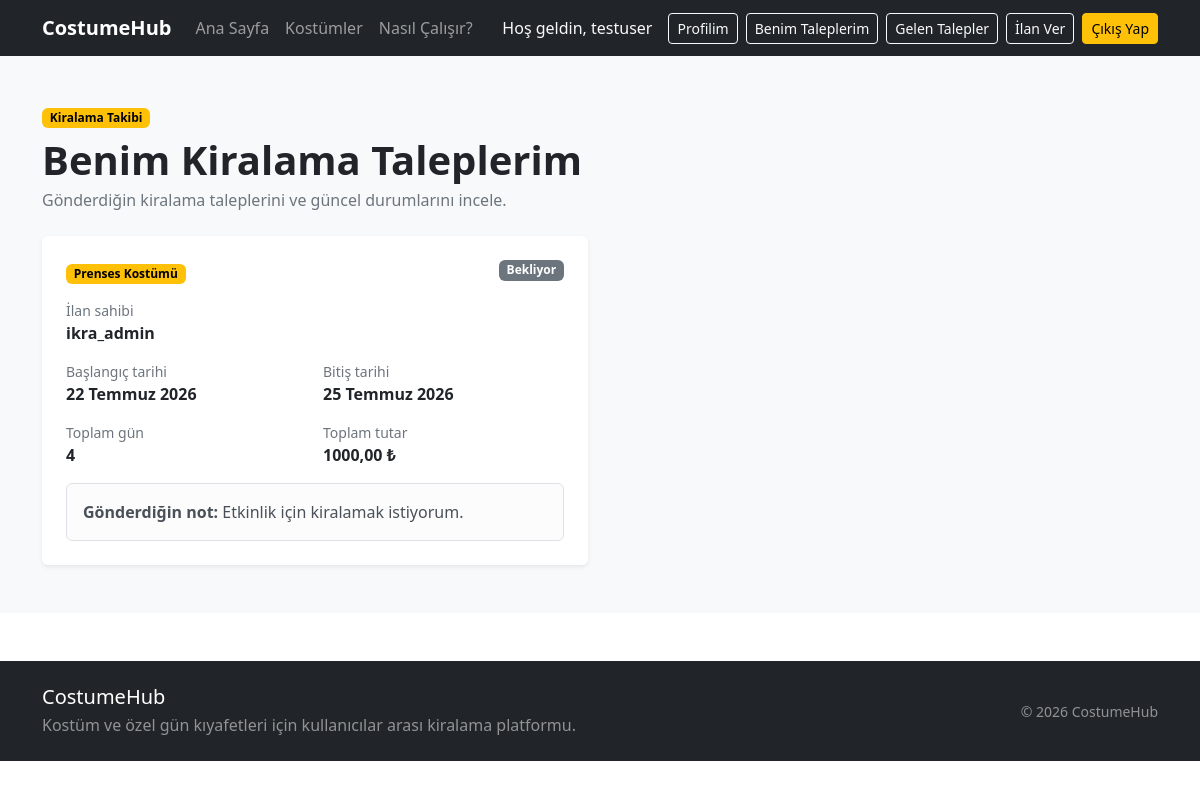
/kiralamalar/benim-taleplerim/ (signed in), run on an earlier commit of the app's database.
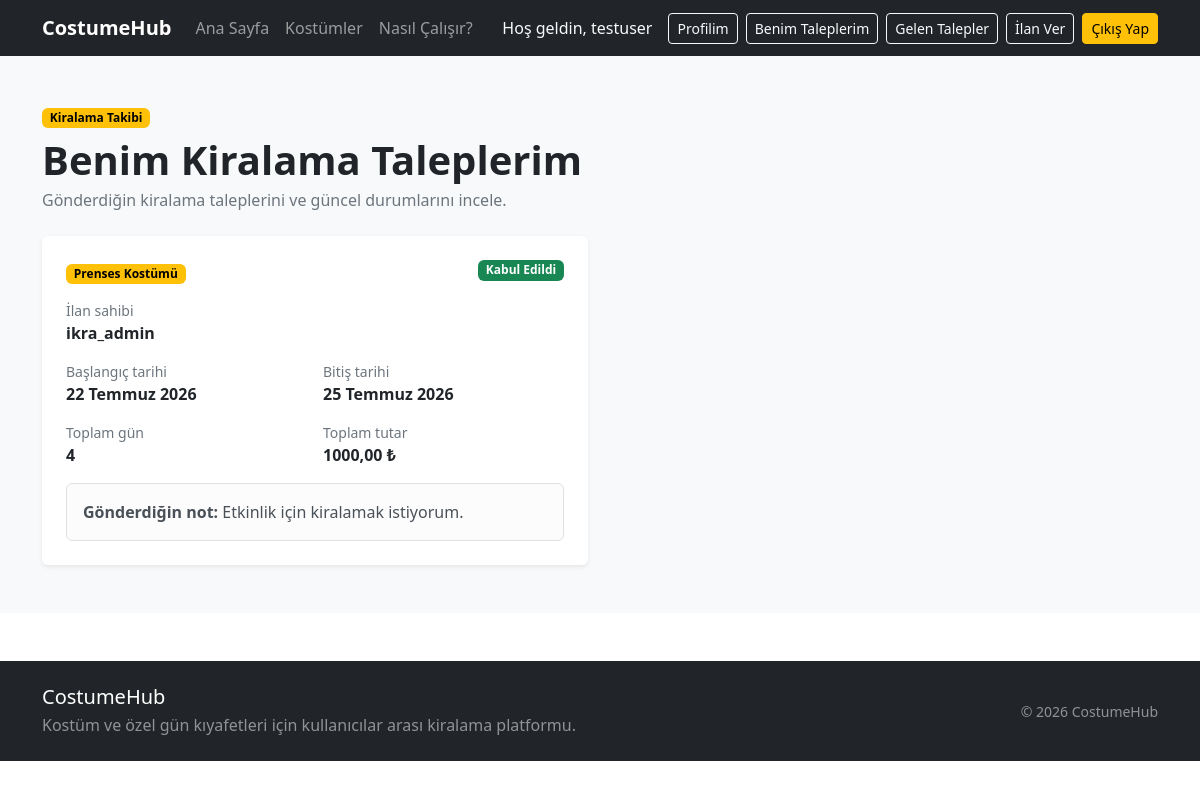
And on a later commit of the database.
### rentals/models.py (models this page shows, shortened)
class KiralamaTalebi(models.Model):
    DURUM_SECENEKLERI = [
        ("BEKLIYOR", "Bekliyor"),
        ("KABUL_EDILDI", "Kabul Edildi"),
        ("REDDEDILDI", "Reddedildi"),
        ("IPTAL_EDILDI", "İptal Edildi"),
        ("TAMAMLANDI", "Tamamlandı"),
    ]
    ilan = models.ForeignKey(
        "products.Ilan",
        on_delete=models.CASCADE,
        related_name="kiralama_talepleri",
        verbose_name="İlan",
    )
    kiraci = models.ForeignKey(
        settings.AUTH_USER_MODEL,
        on_delete=models.CASCADE,
        related_name="kiralama_talepleri",
        verbose_name="Kiracı",
    )
    baslangic_tarihi = models.DateField(
        verbose_name="Başlangıç tarihi",
    )
    bitis_tarihi = models.DateField(
        verbose_name="Bitiş tarihi",
    )
    toplam_gun = models.PositiveIntegerField(
        verbose_name="Toplam gün",
    )
    toplam_tutar = models.DecimalField(
        max_digits=10,
        decimal_places=2,
        verbose_name="Toplam tutar",
    )
    durum = models.CharField(
        max_length=20,
        choices=DURUM_SECENEKLERI,
        default="BEKLIYOR",
        verbose_name="Talep durumu",
    )
    not_metni = models.TextField(
        blank=True,
        verbose_name="Kiracı notu",
    )
    olusturulma_tarihi = models.DateTimeField(
        auto_now_add=True,
        verbose_name="Oluşturulma tarihi",
    )
    guncellenme_tarihi = models.DateTimeField(
        auto_now=True,
        verbose_name="Güncellenme tarihi",
    )
    class Meta:
        verbose_name = "Kiralama talebi"
        verbose_name_plural = "Kiralama talepleri"
        ordering = ["-olusturulma_tarihi"]

### products/models.py (models this page shows, shortened)
class Ilan(models.Model):
    BEDEN_SECENEKLERI = [
        ("XS", "XS"),
        ("S", "S"),
        ("M", "M"),
        ("L", "L"),
        ("XL", "XL"),
        ("XXL", "XXL"),
        ("STANDART", "Standart"),
    ]
    DURUM_SECENEKLERI = [
        ("TASLAK", "Taslak"),
        ("YAYINDA", "Yayında"),
        ("PASIF", "Pasif"),
    ]
    ilan_sahibi = models.ForeignKey(
        settings.AUTH_USER_MODEL,
        on_delete=models.CASCADE,
        related_name="ilanlar",
        verbose_name="İlan sahibi",
    )
    kategori = models.ForeignKey(
        Kategori,
        on_delete=models.PROTECT,
        related_name="ilanlar",
        verbose_name="Kategori",
    )
    baslik = models.CharField(
        max_length=150,
        verbose_name="İlan başlığı",
    )
    aciklama = models.TextField(
        max_length=2000,
        verbose_name="Açıklama",
    )
    fotograf = models.ImageField(
    upload_to="ilanlar/",
    blank=True,
    null=True,
    verbose_name="İlan fotoğrafı",
)
    beden = models.CharField(
        max_length=20,
        choices=BEDEN_SECENEKLERI,
        verbose_name="Beden",
    )
    renk = models.CharField(
        max_length=50,
        verbose_name="Renk",
    )
    gunluk_fiyat = models.DecimalField(
        max_digits=10,
        decimal_places=2,
        verbose_name="Günlük kiralama ücreti",
    )
    depozito = models.DecimalField(
        max_digits=10,
        decimal_places=2,
        default=0,
        verbose_name="Depozito",
    )
    sehir = models.CharField(
        max_length=50,
        verbose_name="Şehir",
    )
    durum = models.CharField(
        max_length=20,
        choices=DURUM_SECENEKLERI,
        default="YAYINDA",
        verbose_name="İlan durumu",
    )
    mevcut_mu = models.BooleanField(
        default=True,
        verbose_name="Kiralamaya uygun mu?",
    )
    olusturulma_tarihi = models.DateTimeField(
        auto_now_add=True,
    )
    guncellenme_tarihi = models.DateTimeField(
        auto_now=True,
    )
    class Meta:
        verbose_name = "İlan"
        verbose_name_plural = "İlanlar"
        ordering = ["-olusturulma_tarihi"]

### rentals/views.py (the view)
@login_required
def benim_kiralama_taleplerim(request):
    talepler = (
        KiralamaTalebi.objects.filter(
            kiraci=request.user,
        )
        .select_related(
            "ilan",
            "ilan__ilan_sahibi",
        )
        .order_by("-olusturulma_tarihi")
    )
    return render(
        request,
        "rentals/benim_kiralama_taleplerim.html",
        {
            "talepler": talepler,
        },
    )

### templates/rentals/benim_kiralama_taleplerim.html (shortened to what the changed rows need)
{% extends "base.html" %}
{% block content %}
<section class="py-5 bg-light">
    <div class="container">
        <div class="mb-4">
            <h1 class="fw-bold mb-1">
                Benim Kiralama Taleplerim
            </h1>
        </div>
        {% if talepler %}
            <div class="row g-4">
                {% for talep in talepler %}
                    <div class="col-lg-6">
                        <div class="card h-100 border-0 shadow-sm">
                            <div class="card-body p-4">
                                <div class="d-flex justify-content-between align-items-start mb-3">
                                    <a
                                        href="{% url 'products:ilan_detay' talep.ilan.id %}"
                                        class="text-decoration-none"
                                    >
                                        <span class="badge text-bg-warning">
                                            {{ talep.ilan.baslik }}
                                        </span>
                                    </a>
                                    {% if talep.durum == "BEKLIYOR" %}
                                        <span class="badge text-bg-secondary">
                                            Bekliyor
                                        </span>
                                    {% elif talep.durum == "KABUL_EDILDI" %}
                                        <span class="badge text-bg-success">
                                            Kabul Edildi
                                        </span>
                                    {% elif talep.durum == "REDDEDILDI" %}
                                        <span class="badge text-bg-danger">
                                            Reddedildi
                                        </span>
                                    {% else %}
                                        <span class="badge text-bg-light">
                                            {{ talep.get_durum_display }}
                                        </span>
                                    {% endif %}
                                </div>
                                <div class="mb-3">
                                    <div class="small text-secondary">
                                        İlan sahibi
                                    </div>
                                    <div class="fw-semibold">
                                        {{ talep.ilan.ilan_sahibi.username }}
                                    </div>
                                </div>
                                <div class="row g-3 mb-3">
                                    <div class="col-sm-6">
                                        <div class="small text-secondary">
                                            Başlangıç tarihi
                                        </div>
                                        <div class="fw-semibold">
                                            {{ talep.baslangic_tarihi }}
                                        </div>
                                    </div>
                                    <div class="col-sm-6">
                                        <div class="small text-secondary">
                                            Bitiş tarihi
                                        </div>
                                        <div class="fw-semibold">
                                            {{ talep.bitis_tarihi }}
                                        </div>
                                    </div>
                                    <div class="col-sm-6">
                                        <div class="small text-secondary">
                                            Toplam gün
                                        </div>
                                        <div class="fw-semibold">
                                            {{ talep.toplam_gun }}
                                        </div>
                                    </div>
                                    <div class="col-sm-6">
                                        <div class="small text-secondary">
                                            Toplam tutar
                                        </div>
                                        <div class="fw-bold">
                                            {{ talep.toplam_tutar }} ₺
                                        </div>
                                    </div>
                                </div>
                                {% if talep.not_metni %}
                                    <div class="alert alert-light border mb-0">
                                        <strong>Gönderdiğin not:</strong>
                                        {{ talep.not_metni }}
                                    </div>
                                {% endif %}
                            </div>
                        </div>
                    </div>
                {% endfor %}
            </div>
        {% endif %}
    </div>
</section>
{% endblock %}

What changed in the data, as far as the page shows it:
changed KiralamaTalebi "Etkinlik için kiralamak istiyorum.": durum "Bekliyor" → "Kabul Edildi"
